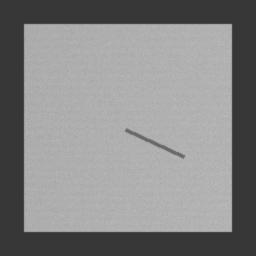
#> input picture student_pack/Samples/images/inspection_024.jpg, 256 x 256 px
$ python live_camera_detector.py ../Samples/images/inspection_024.jpg
#> lines starting #> are read from the running program, lines starting #| are printed output that depends on the picture; after the words box and inside, x2 and y2 are one past the last pixel; in counts of white or black regions, pixels touching at a corner belong together
#!/usr/bin/env python3
"""High-performance live camera defect detection and localization engine for product P-PLATE01.
Accurately detects metal plate in live video frames, crops the plate, standardizes to
128x128 reference space, evaluates classifier.npz, and localizes defect coordinates
mapped directly back to the original camera frame.
"""
import sys
import os
import json
from pathlib import Path
import numpy as np
from PIL import Image, ImageOps

MODEL_DIR = Path(__file__).resolve().parent
MODEL_PATH = MODEL_DIR / "classifier.npz"

def load_classifier():
    if not MODEL_PATH.exists():
        raise FileNotFoundError(f"Model file {MODEL_PATH} not found")
    return np.load(MODEL_PATH, allow_pickle=False)

def apply_nms(boxes, iou_threshold=0.3):
    if len(boxes) <= 1:
        return boxes
    boxes.sort(key=lambda b: b.get("pixel_count", 0), reverse=True)
    picked = []
    for b in boxes:
        bx1, by1, bw, bh = b["frame_box"]
        bx2, by2 = bx1 + bw, by1 + bh
        b_area = bw * bh
        overlap = False
        for p in picked:
            px1, py1, pw, ph = p["frame_box"]
            px2, py2 = px1 + pw, py1 + ph
            p_area = pw * ph

            ix1 = max(bx1, px1)
            iy1 = max(by1, py1)
            ix2 = min(bx2, px2)
            iy2 = min(by2, py2)

            inter_w = max(0, ix2 - ix1)
            inter_h = max(0, iy2 - iy1)
            inter_area = inter_w * inter_h
            union_area = b_area + p_area - inter_area
            iou = inter_area / union_area if union_area > 0 else 0
            if iou > iou_threshold:
                overlap = True
                break
        if not overlap:
            picked.append(b)
    return picked

def detect_metal_plate_region(im):
    """Locates the target metal plate P-PLATE01 in a camera frame.
    Rejects text, screens, human hands, and background tables.
    Returns: (is_detected, plate_box, debug_info)
    """
    orig_w, orig_h = im.size
    # Downscale for rapid analysis (160x120)
    dw, dh = 160, 120
    im_small = im.resize((dw, dh), Image.Resampling.BILINEAR)
    arr = np.asarray(im_small, dtype=np.float64) / 255.0
    r, g, b = arr[:, :, 0], arr[:, :, 1], arr[:, :, 2]

    lum = 0.299 * r + 0.587 * g + 0.114 * b
    chroma = np.maximum(np.abs(r - g), np.maximum(np.abs(g - b), np.abs(r - b)))

    # Reject skin tones: R > 0.35, G > 0.15, B > 0.08, R > G > B, (R-G) > 0.05
    is_skin = (r > 0.35) & (g > 0.15) & (b > 0.08) & (r > g) & (r > b) & ((r - g) > 0.045) & (np.abs(g - b) < 0.25)

    # Metal plate criteria:
    # 1. Achromatic: low chroma (<= 0.16 allows for typical indoor camera white balance)
    # 2. Metallic surface luminance: between 0.36 and 0.95
    # 3. Non-skin
    is_metal = (chroma <= 0.16) & (lum >= 0.36) & (lum <= 0.95) & (~is_skin)

    y_indices, x_indices = np.where(is_metal)
    total_metal = len(x_indices)

    # Plate must occupy reasonable proportion of frame
    min_metal_pixels = int(dw * dh * 0.04) # at least 4% of frame
    if total_metal < min_metal_pixels:
        return False, None, {"reason": "Insufficient metal pixels", "count": total_metal}

    min_x, max_x = int(x_indices.min()), int(x_indices.max())
    min_y, max_y = int(y_indices.min()), int(y_indices.max())
    box_w = max_x - min_x
    box_h = max_y - min_y

    if box_w < dw * 0.12 or box_h < dh * 0.12:
        return False, None, {"reason": "Candidate region too small", "size": [box_w, box_h]}

    # Full screen background rejection (blank wall or huge screen > 92% of frame)
    if box_w >= dw * 0.94 and box_h >= dh * 0.94:
        return False, None, {"reason": "Full-screen background rejected"}

    # Aspect ratio check: manufactured metal plate is square / rectangle (0.55 to 1.7)
    aspect = box_w / box_h if box_h > 0 else 0
    if aspect < 0.55 or aspect > 1.75:
        return False, None, {"reason": "Non-plate aspect ratio", "aspect": round(aspect, 2)}

    # Surface density: metal pixels should densely fill bounding box (>= 40%)
    density = total_metal / (box_w * box_h) if box_w * box_h > 0 else 0
    if density < 0.40:
        return False, None, {"reason": "Low surface density", "density": round(density, 2)}

    # Check local texture variance (reject high-frequency code/text screens)
    plate_lums = lum[min_y:max_y+1, min_x:max_x+1]
    metal_mask_crop = is_metal[min_y:max_y+1, min_x:max_x+1]
    if np.any(metal_mask_crop):
        plate_std = float(plate_lums[metal_mask_crop].std())
        if plate_std > 0.22:
            return False, None, {"reason": "High variance text/screen clutter", "std": round(plate_std, 3)}

    # Map box back to original image dimensions
    scale_x = orig_w / float(dw)
    scale_y = orig_h / float(dh)
    plate_box = [
        max(0, int(round(min_x * scale_x))),
        max(0, int(round(min_y * scale_y))),
        min(orig_w, int(round(box_w * scale_x))),
        min(orig_h, int(round(box_h * scale_y))),
    ]

    return True, plate_box, {"density": round(density, 2), "total_metal": total_metal}

def process_frame_inference(image_path_or_pil):
    """Full live pipeline:
    Detects metal plate -> Preprocesses to 128x128 standard space -> Runs classifier.npz ->
    Localizes defects -> Maps coordinates back to frame coordinates.
    """
#> called with image_path_or_pil = '../Samples/images/inspection_024.jpg'
    if isinstance(image_path_or_pil, (str, Path)):
        orig = Image.open(image_path_or_pil)
#> orig is the input picture: PIL image 256x256 RGB; min 52, max 187, mean 134.2
    else:
        orig = image_path_or_pil

    orig = ImageOps.exif_transpose(orig).convert("RGB")
    orig_w, orig_h = orig.size
#> orig_w = 256; orig_h = 256

    # Step 1: Detect metal plate
    is_detected, plate_box, debug_info = detect_metal_plate_region(orig)
#> in detect_metal_plate_region, `im_small = im.resize((dw, dh), Image.Resampling.BILINEAR)`:
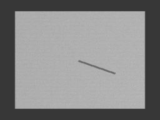
#> im_small: PIL image 160x120 RGB; min 54, max 182, mean 134.2
#> in detect_metal_plate_region, `chroma = np.maximum(np.abs(r - g), np.maximum(np.abs(g - b), np.abs(r ..`: chroma: shape (120, 160) float64; every value is 0
#> in detect_metal_plate_region, `is_skin = (r > 0.35) & (g > 0.15) & (b > 0.08) & (r > g) & (r > b) & (..`: is_skin: shape (120, 160) bool; every value is 0
#> in detect_metal_plate_region, `is_metal = (chroma <= 0.16) & (lum >= 0.36) & (lum <= 0.95) & (~is_skin)`:
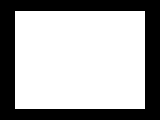
#> is_metal: shape (120, 160) bool; 66.4% white; 1 black region, box (x1, y1, x2, y2) and area: (0, 0, 160, 120) 6460
#> in detect_metal_plate_region, `y_indices, x_indices = np.where(is_metal)`: y_indices = 12740 values from 11 to 108; x_indices = 12740 values, max 144 at index 129, min 15 at index 0, mean 79.5
#> in detect_metal_plate_region, `total_metal = len(x_indices)`: total_metal = 12740
#> in detect_metal_plate_region, `min_x, max_x = int(x_indices.min()), int(x_indices.max())`: min_x = 15; max_x = 144
#> in detect_metal_plate_region, `min_y, max_y = int(y_indices.min()), int(y_indices.max())`: min_y = 11; max_y = 108
#> in detect_metal_plate_region, `box_w = max_x - min_x`: box_w = 129
#> in detect_metal_plate_region, `box_h = max_y - min_y`: box_h = 97
#> in detect_metal_plate_region, `aspect = box_w / box_h if box_h > 0 else 0`: aspect = 1.33
#> in detect_metal_plate_region, `density = total_metal / (box_w * box_h) if box_w * box_h > 0 else 0`: density = 1.02
#> in detect_metal_plate_region, `plate_lums = lum[min_y:max_y+1, min_x:max_x+1]`:
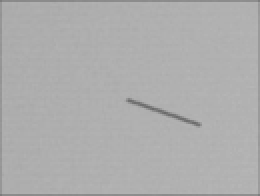
#> plate_lums: shape (98, 130) float64 (shown 2 times larger); min 0.416, max 0.714, mean 0.682
#> in detect_metal_plate_region, `metal_mask_crop = is_metal[min_y:max_y+1, min_x:max_x+1]`: metal_mask_crop: shape (98, 130) bool; every value is 1
#> in detect_metal_plate_region, `plate_std = float(plate_lums[metal_mask_crop].std())`: plate_std = 0.0286
#> in detect_metal_plate_region, `plate_box = [ max(0, int(round(min_x * scale_x))), max(0, int(round(mi..`: plate_box = [24, 23, 206, 207]
#> is_detected = True; plate_box = [24, 23, 206, 207]; debug_info = {'density': 1.02, 'total_metal': 12740}

    if not is_detected or not plate_box:
        # Check if the whole image itself is a pre-cropped specimen (e.g. sample image like inspection_024.jpg)
        arr_full = np.asarray(orig.resize((128, 128)), dtype=np.float64) / 255.0
        r_f, g_f, b_f = arr_full[:, :, 0], arr_full[:, :, 1], arr_full[:, :, 2]
        lum_f = 0.299 * r_f + 0.587 * g_f + 0.114 * b_f
        center_lum = lum_f[16:112, 16:112].mean()
        border_lum = lum_f[:16, :].mean()
        if (0.50 <= center_lum <= 0.88) and (center_lum - border_lum >= 0.12):
            # Centered plate specimen card format!
            is_detected = True
            plate_box = [
                int(round(orig_w * (16.0 / 128.0))),
                int(round(orig_h * (16.0 / 128.0))),
                int(round(orig_w * (96.0 / 128.0))),
                int(round(orig_h * (96.0 / 128.0))),
            ]
        else:
            return {
                "plate_detected": False,
                "message": "PLEASE PLACE THE METAL PLATE",
                "detail": "METAL PLATE NOT FOUND!",
                "status": "METAL PLATE NOT FOUND!",
                "regions": [],
                "confidence": None,
                "debug": debug_info,
            }

    # Step 2: Extract and crop metal plate region
    px, py, pw, ph = plate_box
#> px = 24; py = 23; pw = 206; ph = 207
    # Apply 2.5% inward safety margin to ensure no dark background surround bleeds into feature extraction
    pad_x = int(round(pw * 0.025))
#> pad_x = 5
    pad_y = int(round(ph * 0.025))
#> pad_y = 5
    crop_x1 = min(orig_w - 1, px + pad_x)
#> crop_x1 = 29
    crop_y1 = min(orig_h - 1, py + pad_y)
#> crop_y1 = 28
    crop_x2 = max(crop_x1 + 10, px + pw - pad_x)
#> crop_x2 = 225
    crop_y2 = max(crop_y1 + 10, py + ph - pad_y)
#> crop_y2 = 225
    plate_crop = orig.crop((crop_x1, crop_y1, crop_x2, crop_y2))
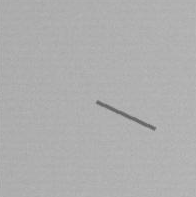
#> plate_crop: PIL image 196x197 RGB; min 92, max 187, mean 174.9

    # Step 3: Standardize to model training specification (96x96 plate centered inside 128x128 reference frame)
    plate_96 = plate_crop.resize((96, 96), Image.Resampling.BILINEAR)
    canvas = Image.new("RGB", (128, 128), color=(38, 38, 38))
#> canvas: PIL image 128x128 RGB; every value is 38
    canvas.paste(plate_96, (16, 16))
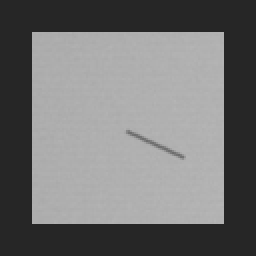
#> canvas: PIL image 128x128 RGB (shown 2 times larger); min 38, max 182, mean 115

    # Step 4: Extract 17-dimensional model features (exact BIT-PLATE-CV-1.0 formula)
    a = np.asarray(canvas.convert("L"), dtype=np.float64)[16:112, 16:112] / 255.0
    residual = a - np.median(a)
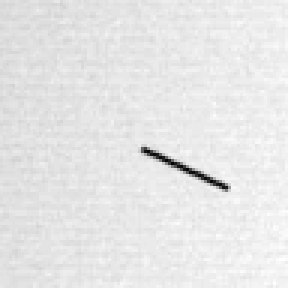
#> residual: shape (96, 96) float64 (shown 3 times larger); min -0.267, max 0.0275, mean -0.000499; drawn with min black and max white
    feats = np.array([
        a.mean(),
        a.std(),
        *np.quantile(residual, [0.01, 0.05, 0.1, 0.25, 0.75, 0.9, 0.95, 0.99]),
        *[(residual < -v).mean() for v in [0.03, 0.06, 0.1, 0.15, 0.2]],
        np.abs(np.diff(a, axis=0)).mean(),
        np.abs(np.diff(a, axis=1)).mean()
    ], dtype=np.float64)
#> feats = 17 values, max 0.686 at index 0, min -0.0347 at index 2, mean 0.0439

    # Step 5: Evaluate frozen classifier
    model = load_classifier()
#> (reads student_pack/Model/classifier.npz from the repository)
    z = float(((feats - model["mean"]) / model["scale"]) @ model["coef"] + model["intercept"].item())
#> z = 29.19
    defect_prob = float(1.0 / (1.0 + np.exp(-np.clip(z, -50, 50))))
#> defect_prob = 1
    is_defective = defect_prob >= 0.50
#> is_defective = True
    confidence = defect_prob if is_defective else (1.0 - defect_prob)
#> confidence = 1
    predicted_class = "Defective" if is_defective else "Normal"
#> predicted_class = 'Defective'

    # Step 6: Defect localization on the metal plate surface
    regions = []
    if is_defective:
        # Evaluate anomaly map on plate interior (excluding 6-pixel outer margin to avoid edge boundary artifacts)
        interior = a[6:90, 6:90]
        med = np.median(interior)
#> med = 0.686
        res_interior = interior - med
        # Anomaly mask: dark scratches / pits (drop >= 5.5%) or bright gouges (rise >= 8.0%)
        mask = (res_interior < -0.052) | (res_interior > 0.080)
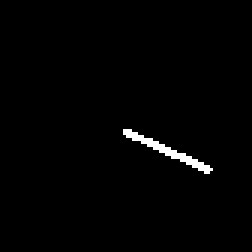
#> mask: shape (84, 84) bool (shown 3 times larger); 1.2% white in thin lines or dots, all inside (x1, y1, x2, y2) = (41, 43, 71, 58)

        # Connected component grouping (8-connectivity BFS)
        visited = np.zeros_like(mask, dtype=bool)
        h_m, w_m = mask.shape
#> h_m = 84; w_m = 84
        comps = []
        for r in range(h_m):
            for c in range(w_m):
                if mask[r, c] and not visited[r, c]:
                    comp = []
                    q = [(r, c)]
                    visited[r, c] = True
                    while q:
                        cr, cc = q.pop(0)
                        comp.append((cr, cc))
                        for dr in [-1, 0, 1]:
                            for dc in [-1, 0, 1]:
                                nr, nc = cr + dr, cc + dc
                                if 0 <= nr < h_m and 0 <= nc < w_m and mask[nr, nc] and not visited[nr, nc]:
                                    visited[nr, nc] = True
                                    q.append((nr, nc))
                    if len(comp) >= 10: # filter minor sensor noise
                        comps.append(comp)

        comps.sort(key=lambda c: len(c), reverse=True)

        for idx, comp in enumerate(comps[:5]):
            min_r = min(p[0] for p in comp) + 6
            max_r = max(p[0] for p in comp) + 6
            min_c = min(p[1] for p in comp) + 6
            max_c = max(p[1] for p in comp) + 6

            # Normalized relative position inside plate (0.0 to 1.0)
            rel_x = max(0.0, min_c / 96.0)
            rel_y = max(0.0, min_r / 96.0)
            rel_w = min(1.0, (max_c - min_c + 2) / 96.0)
            rel_h = min(1.0, (max_r - min_r + 2) / 96.0)

            # Map to camera frame pixel coordinates
            fx = max(px, int(round(px + rel_x * pw)))
            fy = max(py, int(round(py + rel_y * ph)))
            fw = max(18, int(round(rel_w * pw)))
            fh = max(18, int(round(rel_h * ph)))

            # Percentage coordinates relative to whole frame
            pct_x = round((fx / orig_w) * 100.0, 1)
            pct_y = round((fy / orig_h) * 100.0, 1)
            pct_w = round((fw / orig_w) * 100.0, 1)
            pct_h = round((fh / orig_h) * 100.0, 1)

            reg_conf = min(0.999, float(defect_prob * (0.94 + min(len(comp), 60) * 0.001)))
            regions.append({
                "label": f"Defect {idx + 1}",
                "confidence": round(reg_conf, 4),
                "severity": "High" if len(comp) > 40 else ("Medium" if len(comp) > 20 else "Low"),
                "pixel_count": len(comp),
                "frame_box": [fx, fy, fw, fh],
                "coordinates": {
                    "x": pct_x,
                    "y": pct_y,
                    "width": pct_w,
                    "height": pct_h,
                }
            })
#> this loop made 1 pass
#> (fx, fy, fw, fh, pct_x, pct_y, pct_w, pct_h) on pass 1: (125, 129, 67, 34, 48.8, 50.4, 26.2, 13.3)
#> after the loop, regions = 1 item

        regions = apply_nms(regions, iou_threshold=0.3)

    # Determine final UI status string
    if is_defective and len(regions) > 0:
        status = "DEFECT DETECTED"
    elif is_defective and len(regions) == 0:
        status = "DEFECT DETECTED — LOCATION UNAVAILABLE"
    else:
        status = "NO DEFECT DETECTED"

    return {
        "plate_detected": True,
        "product_id": "P-PLATE01",
        "plate_box": plate_box,
        "predicted_class": predicted_class,
        "confidence": round(confidence, 4),
        "defect_probability": round(defect_prob, 4),
        "status": status,
        "regions": regions,
        "model_version": "BIT-PLATE-CV-1.0",
        "frame_dimensions": [orig_w, orig_h],
    }

if __name__ == "__main__":
    if len(sys.argv) < 2:
        print(json.dumps({"error": "No image argument provided"}))
        sys.exit(1)
    res = process_frame_inference(sys.argv[1])
#> res = 10 items
    print(json.dumps(res, indent=2))
#> (printed output is left out)
